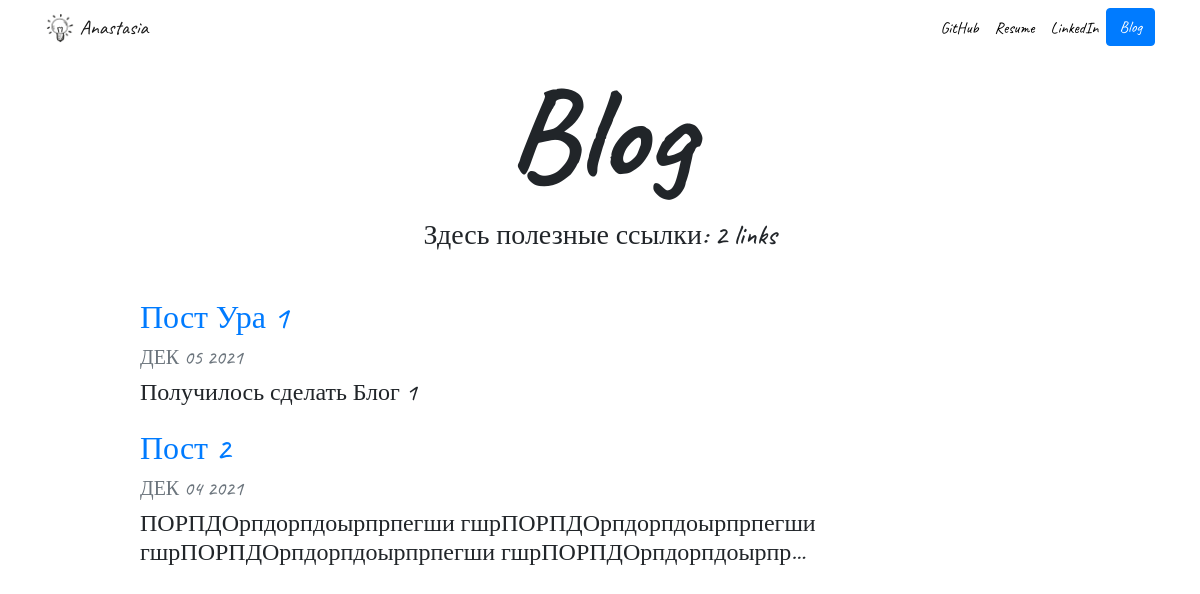
/blog/, run on an earlier commit of the app's database.
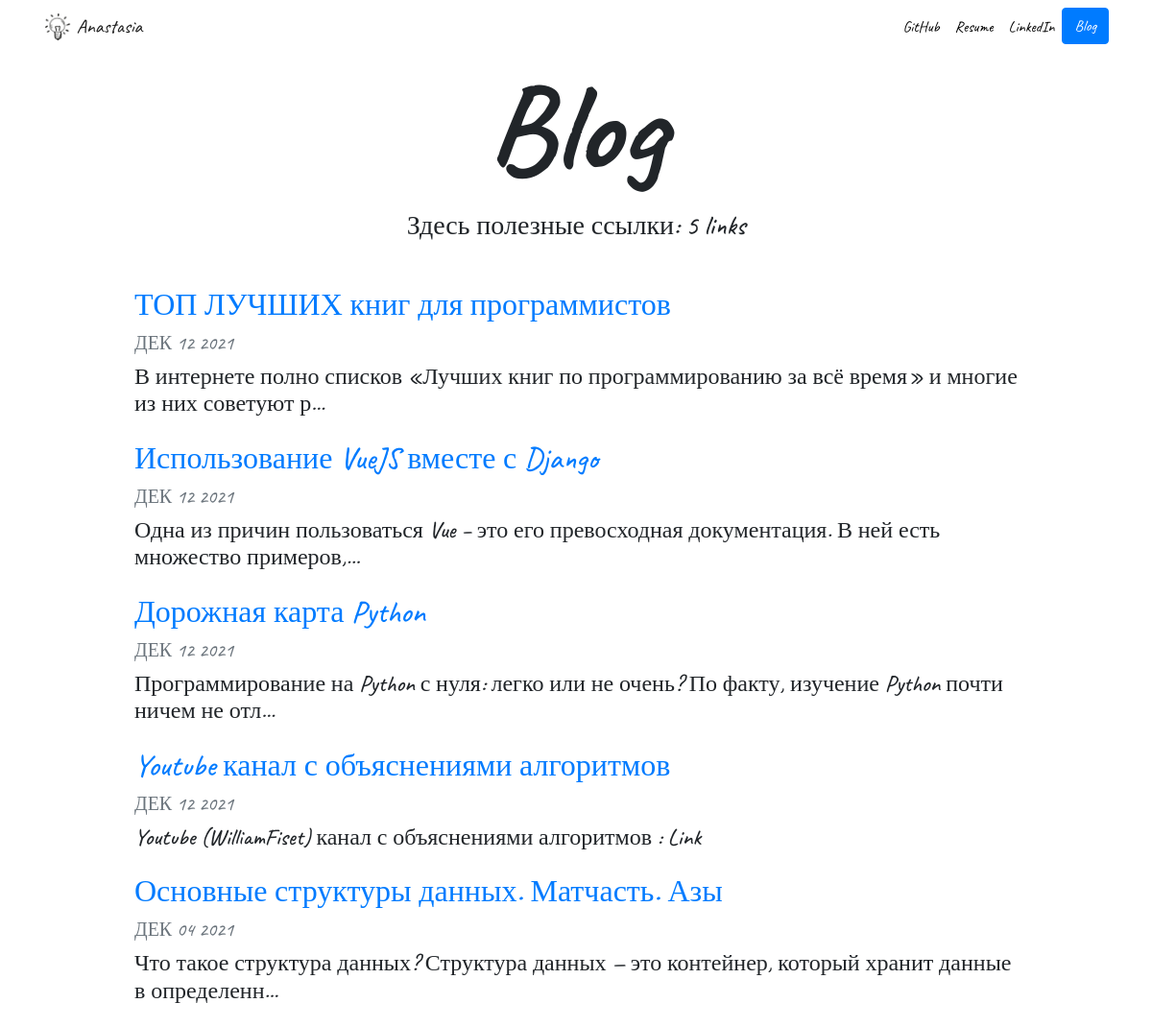
And on a later commit of the database.
### blog/models.py (models this page shows, shortened)
class Blog(models.Model):
    title = models.CharField(max_length=250)
    description = models.TextField()
    date = models.DateField()

### blog/views.py (the view)
# urls.py: path('', views.all_blogs, name='all_blogs'),
def all_blogs(request):
    blog_count = Blog.objects.count
    blogs = Blog.objects.order_by('-date') [:5]
    return render(request, 'blog/all_blogs.html', {'blogs':blogs})

### blog/templates/blog/all_blogs.html
{% extends "portfolio/base.html" %}
{% load static %}
{% block content %}
<h1 id="blogtitle" class="font-weight-bold text-center">Blog</h1>
<h3 class="text-center mb-5">Здесь полезные ссылки: {{ blogs.count }} link{{ blogs.count|pluralize }}</h3>
{% for blog in blogs %}
<div class="row justify-content-center my-3">
  <div class="col-md-10">
    <a href="{% url 'blog:detail' blog.id %}">
      <h2>{{ blog.title }}</h2>
    </a>
    <h5 class="text-muted">{{ blog.date|date:'M d Y'|upper }}</h5>
    <h4>{{ blog.description|striptags|truncatechars:100 }}</h4>
  </div>
</div>
{% endfor %}
{% endblock %}

What changed in the data, as far as the page shows it:
removed Blog: title "Пост Ура 1", date "ДЕК 05 2021", description "Получилось сделать Блог 1"
added Blog: title "ТОП ЛУЧШИХ книг для программистов", date "ДЕК 12 2021", description "В интернете полно списков «Лучших книг по программированию за всё время» и многие из них советуют р…"
added Blog: title "Использование VueJS вместе с Django", date "ДЕК 12 2021", description "Одна из причин пользоваться Vue – это его превосходная документация. В ней есть множество примеров,…"
added Blog: title "Дорожная карта Python", date "ДЕК 12 2021", description "Программирование на Python с нуля: легко или не очень? По факту, изучение Python почти ничем не отл…"
added Blog: title "Youtube канал с объяснениями алгоритмов", date "ДЕК 12 2021", description "Youtube (WilliamFiset) канал с объяснениями алгоритмов : Link"
changed Blog: title "Пост 2" → "Основные структуры данных. Матчасть. Азы"; description "ПОРПДОрпдорпдоырпрпегши гшрПОРПДОрпдорпдоырпрпегши гшрПОРПДОрпдорпдоырпрпегши гшрПОРПДОрпдорпдоырпр…" → "Что такое структура данных? Структура данных — это контейнер, который хранит данные в определенн…"
Also different on the page:
{{ blogs.count }}: "2" → "5"
